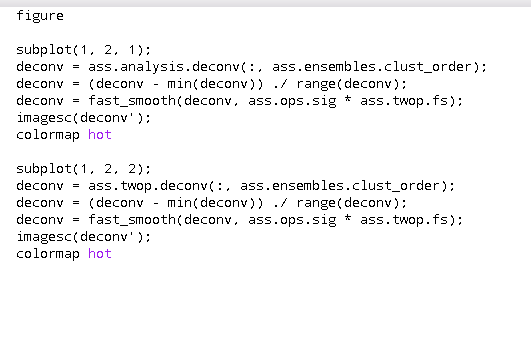
%> input picture crash.png, 531 x 343 px
$ octave --eval "result = fast_smooth2(rgb2gray(imread('crash.png')));"   (GNU Octave 9; MATLAB toolbox functions it lacks are replaced by stand-ins)
%> lines starting %> are read from the running program, lines starting %| are printed output that depends on the picture; in (x1, y1, x2, y2) boxes, pixels count from 0 and x2, y2 are one past the last pixel; in counts of white or black regions, pixels touching at a corner belong together; the program's own positions count from 1
function I = fast_smooth2(A, varargin)
% 2D version of fast_smooth with more sophisticated methodology (as I'm
% getting better at programming matlab, or so I believe)
% As with before, accounts for edge underestimation and NaNs
% Inputs:
%   A: matrix to convolve
% Name, Value:
%   'method':   'gauss' (default) or 'mean'
%   'sig':      1 (default)
%   'wdw':      5 (default)

gausswin2 = @(x, y, sig) exp( - (x.^2 + y.^2) ./2 ./(sig.^2) );

ops = parse_inputs(varargin);
%> after the loop in parse_inputs, `while idx < length(in)`: idx = 1; ops = {sig 1, wdw 5}; ops.method = 'gauss'; ops.sig = 1; ops.wdw = 5
%> ops = {sig 1, wdw 5}

switch ops.method
    case 'gauss'
        kernelSize = ceil(10 * ops.sig);
%> kernelSize = 10
        kernelSize = kernelSize - ~mod(kernelSize,2); %avoid even kernel sizes
%> kernelSize = 9

        x = repmat(-floor(kernelSize/2) : floor(kernelSize/2), kernelSize, 1);
%> x = [-4 -3 -2 -1 0 1 2 3 4; -4 -3 -2 -1 0 1 2 3 4; -4 -3 -2 -1 0 1 2 3 4; -4 -3 -2 -1 0 1 2 3 4; -4 -3 -2 -1 0 1 2 3 4; -4 -3 -2 -1 0 1 2 3 4; -4 -3 -2 -1 0 1 2 3 4; -4 -3 -2 -1 0 1 2 3 4; -4 -3 -2 -1 0 1 2 3 4]
        y = x';
%> y = [-4 -4 -4 -4 -4 -4 -4 -4 -4; -3 -3 -3 -3 -3 -3 -3 -3 -3; -2 -2 -2 -2 -2 -2 -2 -2 -2; -1 -1 -1 -1 -1 -1 -1 -1 -1; 0 0 0 0 0 0 0 0 0; 1 1 1 1 1 1 1 1 1; 2 2 2 2 2 2 2 2 2; 3 3 3 3 3 3 3 3 3; 4 4 4 4 4 4 4 4 4]

        kernel = gausswin2(x, y, ops.sig);
%> kernel = [1.13e-07 3.73e-06 4.54e-05 0.000203 0.000335 0.000203 4.54e-05 3.73e-06 1.13e-07; 3.73e-06 0.000123 0.0015 0.00674 0.0111 0.00674 0.0015 0.000123 3.73e-06; 4.54e-05 0.0015 0.0183 0.0821 0.135 0.0821 0.0183 0.0015 4.54e-05; 0.000203 0.00674 0.0821 0.368 0.607 0.368 0.0821 0.00674 0.000203; 0.000335 0.0111 0.135 0.607 1 0.607 0.135 0.0111 0.000335; 0.000203 0.00674 0.0821 0.368 0.607 0.368 0.0821 0.00674 0.000203; 4.54e-05 0.0015 0.0183 0.0821 0.135 0.0821 0.0183 0.0015 4.54e-05; 3.73e-06 0.000123 0.0015 0.00674 0.0111 0.00674 0.0015 0.000123 3.73e-06; 1.13e-07 3.73e-06 4.54e-05 0.000203 0.000335 0.000203 4.54e-05 3.73e-06 1.13e-07]
        kernel = kernel ./ sum(kernel(:));
%> kernel = [1.79e-08 5.93e-07 7.23e-06 3.24e-05 5.34e-05 3.24e-05 7.23e-06 5.93e-07 1.79e-08; 5.93e-07 1.96e-05 0.000239 0.00107 0.00177 0.00107 0.000239 1.96e-05 5.93e-07; 7.23e-06 0.000239 0.00292 0.0131 0.0215 0.0131 0.00292 0.000239 7.23e-06; 3.24e-05 0.00107 0.0131 0.0586 0.0965 0.0586 0.0131 0.00107 3.24e-05; 5.34e-05 0.00177 0.0215 0.0965 0.159 0.0965 0.0215 0.00177 5.34e-05; 3.24e-05 0.00107 0.0131 0.0586 0.0965 0.0586 0.0131 0.00107 3.24e-05; 7.23e-06 0.000239 0.00292 0.0131 0.0215 0.0131 0.00292 0.000239 7.23e-06; 5.93e-07 1.96e-05 0.000239 0.00107 0.00177 0.00107 0.000239 1.96e-05 5.93e-07; 1.79e-08 5.93e-07 7.23e-06 3.24e-05 5.34e-05 3.24e-05 7.23e-06 5.93e-07 1.79e-08]
    case 'mean'
        kernelSize = ops.wdw;
        kernel = ones(kernelSize) ./ ( kernelSize .^2 );
end

nan_idx = isnan(A);
%> nan_idx: size 343x531 logical; every value is 0
A(nan_idx) = 0;
taper = padarray(~nan_idx, [floor(kernelSize/2) floor(kernelSize/2)], 0, 'both');
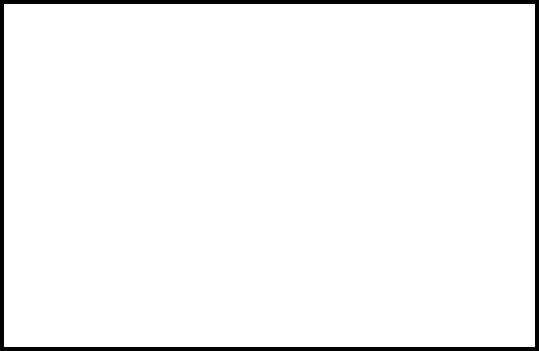
%> taper: size 351x539 logical; 96.3% white; 1 black region, box (x1, y1, x2, y2) and area: (0, 0, 539, 351) 7056
A = padarray(A, [floor(kernelSize/2) floor(kernelSize/2)], 0, 'both');
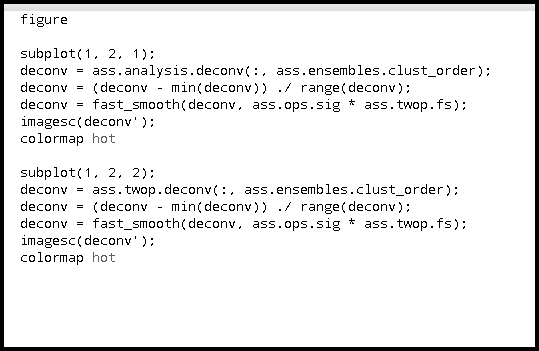
%> A: size 351x539 uint8; min 0, max 255, mean 236

I = conv2(A, kernel, 'same') ./ conv2(taper, ones(kernelSize)./(kernelSize.^2), 'same'); % divide by convolution using unit kernel
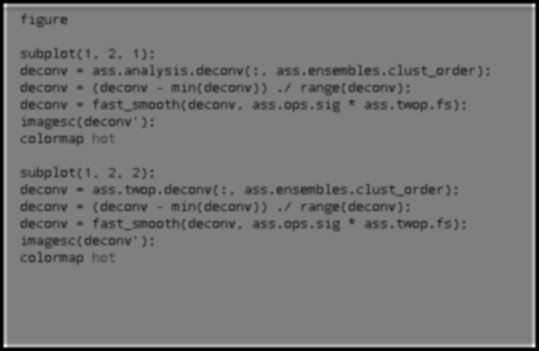
%> I: size 351x539 double; min 0.000339, max 508.5, mean 240.5; drawn with min black and max white
I([1:floor(kernelSize/2) end-floor(kernelSize/2)+1:end],:) = [];
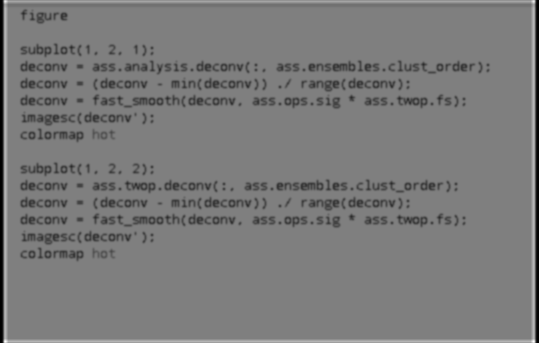
%> I: size 343x539 double; min 0.273, max 508.5, mean 244.9; drawn with min black and max white
I(:, [1:floor(kernelSize/2) end-floor(kernelSize/2)+1:end]) = [];
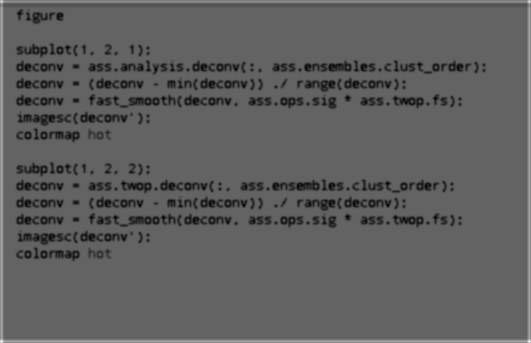
%> I: size 343x531 double; min 91.75, max 508.5, mean 247.7; drawn with min black and max white

I(I==0) = nan;


function ops = parse_inputs(in)
% name, value pairs parser
ops.method = 'gauss'; % choice between 'gauss' Gaussian kernel and 'mean' averaging kernel
ops.sig = 1; % sigma for gaussian kernel
ops.wdw = 5; % size of averaging kernel

idx = 1;
while idx < length(in)
    switch lower(in{idx})
        case 'method'
            ops.method = in{idx+1};
        case 'sig'
            ops.sig = in{idx+1};
        case 'wdw'
            ops.wdw = in{idx+1};
        otherwise
            warning(['''' in{idx} ''' is not a valid parameter. Ignored']);
    end
    idx = idx+2;
end
